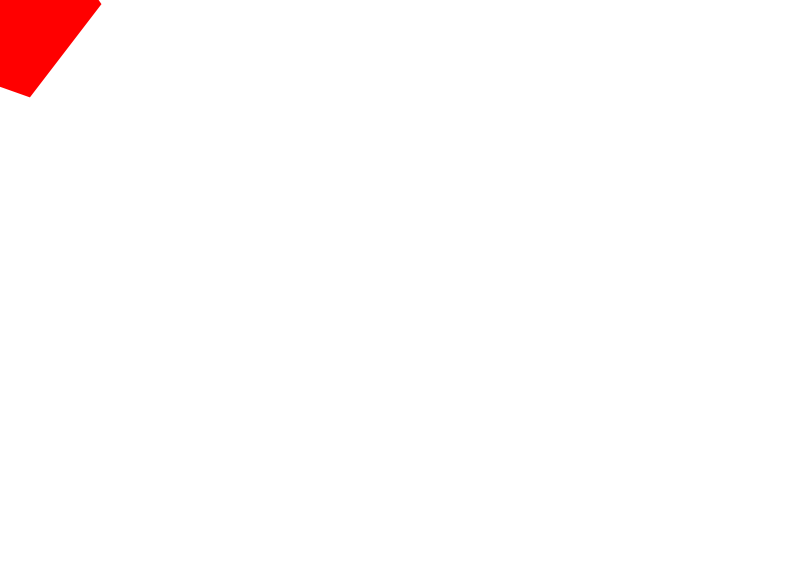
Frame 1 (no input)
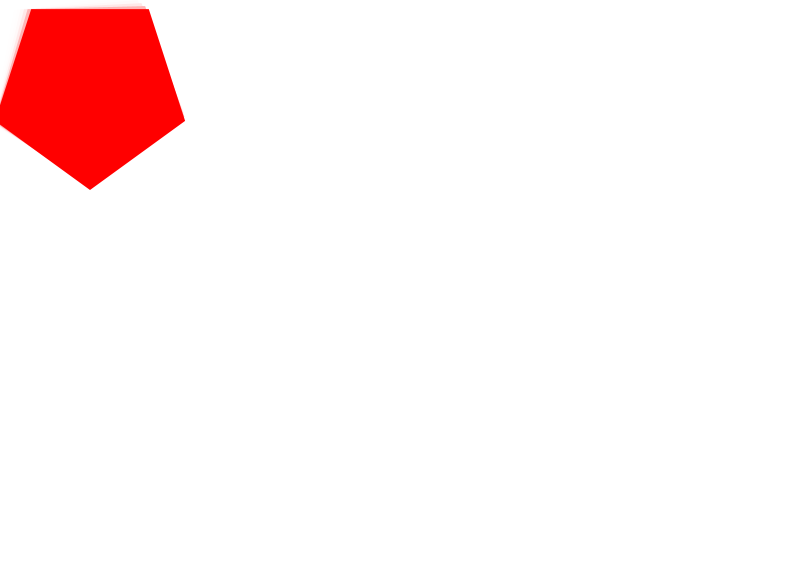
Frame 60 (the mouse pressed at the canvas centre just before this capture)
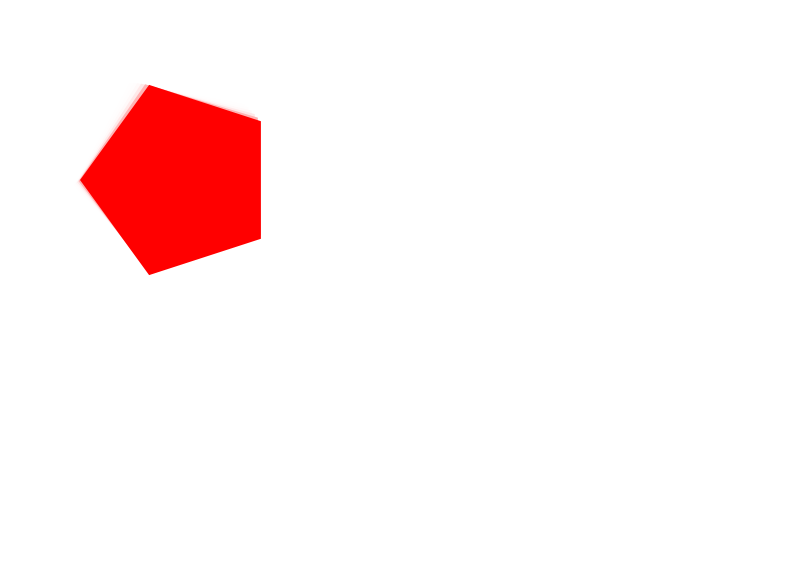
Frame 120 (the mouse held since frame 60 and released just before this capture)

The Processing sketch that drew these frames (run headless with seeded random() and noise(); from frame 60 on, the mouse is pressed at the canvas centre):

// Processing sketch: particle_example_02
// ── particle_example_02.pde
float x = 0.0;
float y = 0.0;
float spdX, spdY;
float w = 20, h = 20;
float gravity = .42;
float damping = .97;
float friction = .95;

Polygon p;

void setup(){
  size(800, 580);
  background(255);
  x = width/2;
  y = height/2;
  spdX = 1.75;
  spdY = -13; 
  
  // Polygon(int sides, PVector loc, float radius)
  p = new Polygon(5, new PVector(), 100.0);
  println(p);
}

void draw(){
  fill(255, 180);
  noStroke();
  rect(0, 0, width, height);
  
  //background(255);
  fill(255, 0, 0);
  
  //stroke(255, 127, 0);
  //ellipse(x, y, w, h);
 
  p.move();
  p.polyRotate();
 
  p.display();
   //rotate(frameCount*PI/180.0);
  x = x + spdX;
  spdY += gravity;
  y = y + spdY;
  
  if(x > width - w/2.0) {
    x = width - w/2.0;
    spdX = spdX * -1;
  } else
  
  if(x < w/2.0) {
    x = w/2.0;
    spdX = spdX * -1;
  }
  
  if(y > height - h/2.0) {
    y = height - h/2.0;
    spdY = spdY * -1;
    spdY *= damping;
    spdX *= friction;
  } else 
  
  if(y < h/2.0) {
    y = h/2.0;
    spdY = spdY * -1;
  }
  
  
}





// ── Polygon.pde
class Polygon{
  
 //properties
 int sides;
 PVector loc;
 float radius;
 PVector spd = new PVector(1.5, 1.5);
 float rot;
 float rotSpd = 1.5;
 
 // cstrs
 Polygon(){
   this.sides = 3;
   this.loc = new PVector();
   this.radius = 1;
 }
 
 Polygon(int sides, PVector loc, float radius){
   this.sides = sides;
   this.loc = loc;
   this.radius = radius;
 }
 
 void move(){
   loc.add(spd);
 }
 
 void polyRotate(){
   rot += radians(rotSpd);
 }
 
 
 // methods
 void display(){
   // real time calculation
   float theta = 0.0;
   float x = 0.0;
   float y = 0.0;
   pushMatrix();
   translate(loc.x, loc.y);
   rotate(rot);
   beginShape();
   for(int i=0; i<sides; i++){
     x = cos(theta)*radius;
     y = sin(theta)*radius;
     vertex(x, y);
     theta += TWO_PI/sides;
   }
   endShape(CLOSE);
   popMatrix();
 }
 
 // getters/setters
  
  
}
